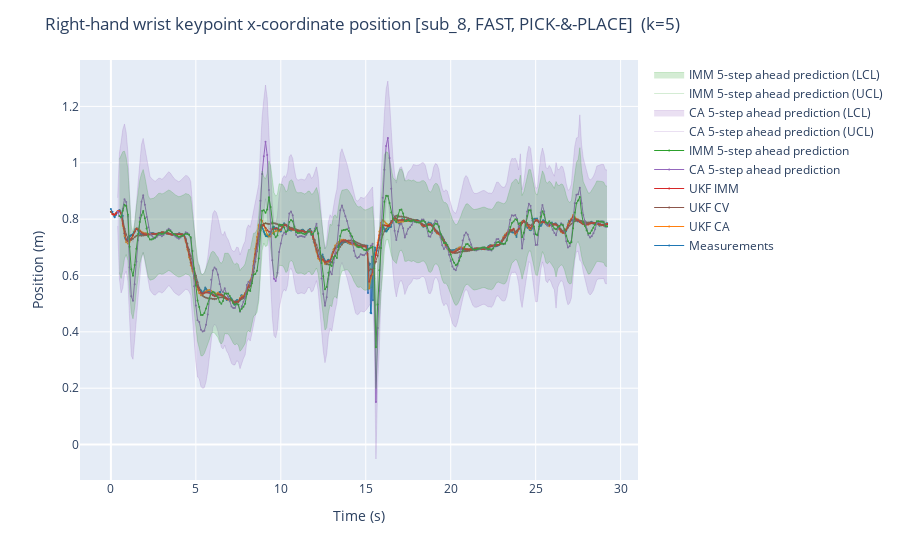

The cell this chart's notebook holds for it:
### Code cell
subject = 'sub_8'
velocity = 'FAST'
task = 'PICK-&-PLACE'
pred_horizon = 5
kpt = 2
dim = 'x' 
dim_type = 'pos' # ['pos', 'vel', 'acc'] # WORKING ?
description = 'Right-hand wrist keypoint x-coordinate'
# description = "Neck keypoint y-coordinate"

plot_time_series(subject, velocity, task, kpt, dim, description, dim_type, pred_horizon, n_var_per_dof, n_dim_per_kpt)

### Figure 1 — Plotly figure (JSON) as saved in the notebook; plotly's stock layout.template omitted (floating-point values rounded to 4 significant figures; data arrays with more than 128 entries replaced by an {"elided": "..."} marker saying what was removed)
{"data": [{"hovertemplate": "<extra></extra>", "legendgroup": "", "line": {"color": "#636efa", "dash": "solid", "width": 1}, "marker": {"size": 2, "symbol": "circle"}, "mode": "lines", "name": "", "orientation": "v", "showlegend": false, "type": "scatter", "xaxis": "x", "yaxis": "y"}, {"line": {"color": "rgb(31, 119, 180)", "width": 1}, "marker": {"size": 2}, "mode": "lines+markers", "name": "Measurements", "type": "scatter", "x": {"elided": "720 float values"}, "y": {"elided": "720 float values"}}, {"line": {"color": "rgb(255, 127, 14)", "width": 1}, "marker": {"size": 2}, "mode": "lines+markers", "name": "UKF CA", "type": "scatter", "x": {"elided": "293 float values"}, "y": {"elided": "293 float values"}}, {"line": {"color": "rgb(140, 86, 75)", "width": 1}, "marker": {"size": 2}, "mode": "lines+markers", "name": "UKF CV", "type": "scatter", "x": {"elided": "293 float values"}, "y": {"elided": "293 float values"}}, {"line": {"color": "rgb(214, 39, 40)", "width": 1}, "marker": {"size": 2}, "mode": "lines+markers", "name": "UKF IMM", "type": "scatter", "x": {"elided": "293 float values"}, "y": {"elided": "293 float values"}}, {"line": {"color": "rgb(148, 103, 189)", "width": 1}, "marker": {"size": 2}, "mode": "lines+markers", "name": "CA 5-step ahead prediction", "type": "scatter", "x": {"elided": "293 float values"}, "y": {"elided": "293 float values"}}, {"line": {"color": "rgb(44, 160, 44)", "width": 1}, "marker": {"size": 2}, "mode": "lines+markers", "name": "IMM 5-step ahead prediction", "type": "scatter", "x": {"elided": "293 float values"}, "y": {"elided": "293 float values"}}, {"fillcolor": "rgba(148, 103, 189, 0.2)", "line": {"width": 1}, "marker": {"color": "rgba(148, 103, 189, 0.2)", "size": 2}, "mode": "lines", "name": "CA 5-step ahead prediction (UCL)", "type": "scatter", "x": {"elided": "293 float values"}, "y": {"elided": "293 float values"}}, {"fill": "tonexty", "fillcolor": "rgba(148, 103, 189, 0.2)", "line": {"width": 1}, "marker": {"color": "rgba(148, 103, 189, 0.2)", "size": 2}, "mode": "lines", "name": "CA 5-step ahead prediction (LCL)", "type": "scatter", "x": {"elided": "293 float values"}, "y": {"elided": "293 float values"}}, {"fillcolor": "rgba(44, 160, 44, 0.2)", "line": {"width": 1}, "marker": {"color": "rgba(44, 160, 44, 0.2)", "size": 2}, "mode": "lines", "name": "IMM 5-step ahead prediction (UCL)", "type": "scatter", "x": {"elided": "293 float values"}, "y": {"elided": "293 float values"}}, {"fill": "tonexty", "fillcolor": "rgba(44, 160, 44, 0.2)", "line": {"width": 1}, "marker": {"color": "rgba(44, 160, 44, 0.2)", "size": 2}, "mode": "lines", "name": "IMM 5-step ahead prediction (LCL)", "type": "scatter", "x": {"elided": "293 float values"}, "y": {"elided": "293 float values"}}], "layout": {"hovermode": "x", "legend": {"tracegroupgap": 0}, "margin": {"t": 60}, "title": {"text": "Right-hand wrist keypoint x-coordinate position [sub_8, FAST, PICK-&-PLACE]  (k=5)"}, "xaxis": {"anchor": "y", "domain": [0, 1], "title": {"text": "Time (s)"}}, "yaxis": {"anchor": "x", "domain": [0, 1], "title": {"text": "Position (m)"}}}}
